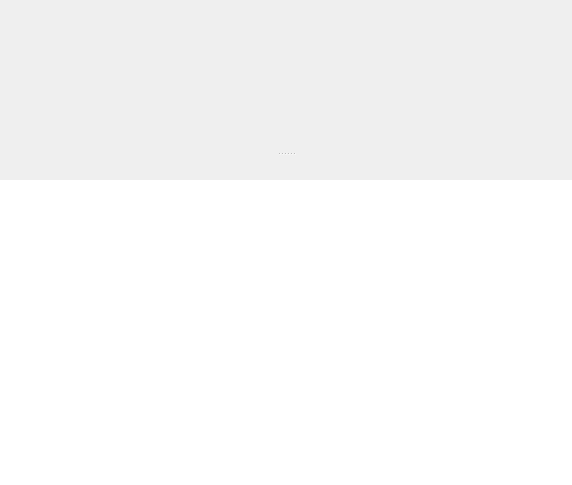
<?xml version="1.0" encoding="UTF-8"?>
<ui version="4.0">
 <class>Conversation</class>
 <widget class="QWidget" name="Conversation">
  <property name="geometry">
   <rect>
    <x>0</x>
    <y>0</y>
    <width>572</width>
    <height>485</height>
   </rect>
  </property>
  <layout class="QHBoxLayout" name="horizontalLayout">
   <property name="spacing">
    <number>0</number>
   </property>
   <property name="leftMargin">
    <number>0</number>
   </property>
   <property name="topMargin">
    <number>0</number>
   </property>
   <property name="rightMargin">
    <number>0</number>
   </property>
   <property name="bottomMargin">
    <number>0</number>
   </property>
   <item>
    <widget class="QSplitter" name="splitter">
     <property name="sizePolicy">
      <sizepolicy hsizetype="Preferred" vsizetype="Expanding">
       <horstretch>0</horstretch>
       <verstretch>0</verstretch>
      </sizepolicy>
     </property>
     <property name="frameShape">
      <enum>QFrame::NoFrame</enum>
     </property>
     <property name="frameShadow">
      <enum>QFrame::Plain</enum>
     </property>
     <property name="orientation">
      <enum>Qt::Vertical</enum>
     </property>
     <property name="childrenCollapsible">
      <bool>false</bool>
     </property>
     <widget class="QWidget" name="widget" native="true">
      <property name="sizePolicy">
       <sizepolicy hsizetype="Preferred" vsizetype="Expanding">
        <horstretch>0</horstretch>
        <verstretch>0</verstretch>
       </sizepolicy>
      </property>
      <layout class="QVBoxLayout" name="verticalLayout">
       <property name="spacing">
        <number>0</number>
       </property>
       <property name="leftMargin">
        <number>0</number>
       </property>
       <property name="topMargin">
        <number>0</number>
       </property>
       <property name="rightMargin">
        <number>0</number>
       </property>
       <property name="bottomMargin">
        <number>0</number>
       </property>
       <item>
        <widget class="QWidget" name="widget_3" native="true">
         <property name="autoFillBackground">
          <bool>true</bool>
         </property>
         <layout class="QHBoxLayout" name="horizontalLayout_3">
          <property name="leftMargin">
           <number>0</number>
          </property>
          <property name="topMargin">
           <number>0</number>
          </property>
          <property name="rightMargin">
           <number>0</number>
          </property>
          <property name="bottomMargin">
           <number>0</number>
          </property>
          <item>
           <widget class="QLabel" name="statusIcon">
            <property name="text">
             <string/>
            </property>
           </widget>
          </item>
          <item>
           <layout class="QVBoxLayout" name="verticalLayout_3">
            <property name="spacing">
             <number>0</number>
            </property>
            <property name="leftMargin">
             <number>0</number>
            </property>
            <item>
             <widget class="QLabel" name="nameLabel">
              <property name="text">
               <string/>
              </property>
             </widget>
            </item>
            <item>
             <widget class="QLabel" name="statusLabel">
              <property name="text">
               <string/>
              </property>
             </widget>
            </item>
           </layout>
          </item>
          <item>
           <spacer name="horizontalSpacer_2">
            <property name="orientation">
             <enum>Qt::Horizontal</enum>
            </property>
            <property name="sizeHint" stdset="0">
             <size>
              <width>40</width>
              <height>20</height>
             </size>
            </property>
           </spacer>
          </item>
          <item>
           <widget class="QLabel" name="historyStatus">
            <property name="text">
             <string/>
            </property>
           </widget>
          </item>
          <item>
           <widget class="QLabel" name="avatar">
            <property name="text">
             <string/>
            </property>
           </widget>
          </item>
         </layout>
        </widget>
       </item>
       <item>
        <widget class="QWidget" name="ul" native="true">
         <property name="sizePolicy">
          <sizepolicy hsizetype="Preferred" vsizetype="Fixed">
           <horstretch>0</horstretch>
           <verstretch>0</verstretch>
          </sizepolicy>
         </property>
         <property name="minimumSize">
          <size>
           <width>0</width>
           <height>2</height>
          </size>
         </property>
         <property name="baseSize">
          <size>
           <width>0</width>
           <height>2</height>
          </size>
         </property>
         <property name="autoFillBackground">
          <bool>true</bool>
         </property>
        </widget>
       </item>
       <item>
        <widget class="QScrollArea" name="scrollArea">
         <property name="autoFillBackground">
          <bool>true</bool>
         </property>
         <property name="frameShape">
          <enum>QFrame::NoFrame</enum>
         </property>
         <property name="lineWidth">
          <number>0</number>
         </property>
         <property name="midLineWidth">
          <number>0</number>
         </property>
         <property name="horizontalScrollBarPolicy">
          <enum>Qt::ScrollBarAlwaysOff</enum>
         </property>
         <property name="sizeAdjustPolicy">
          <enum>QAbstractScrollArea::AdjustToContents</enum>
         </property>
         <property name="widgetResizable">
          <bool>true</bool>
         </property>
         <widget class="QWidget" name="scrollAreaWidgetContents">
          <property name="geometry">
           <rect>
            <x>0</x>
            <y>0</y>
            <width>572</width>
            <height>128</height>
           </rect>
          </property>
          <layout class="QHBoxLayout" name="horizontalLayout_2">
           <property name="spacing">
            <number>0</number>
           </property>
           <property name="leftMargin">
            <number>0</number>
           </property>
           <property name="topMargin">
            <number>0</number>
           </property>
           <property name="rightMargin">
            <number>0</number>
           </property>
           <property name="bottomMargin">
            <number>0</number>
           </property>
          </layout>
         </widget>
        </widget>
       </item>
       <item>
        <widget class="QWidget" name="bl" native="true">
         <property name="sizePolicy">
          <sizepolicy hsizetype="Preferred" vsizetype="Fixed">
           <horstretch>0</horstretch>
           <verstretch>0</verstretch>
          </sizepolicy>
         </property>
         <property name="minimumSize">
          <size>
           <width>0</width>
           <height>2</height>
          </size>
         </property>
         <property name="maximumSize">
          <size>
           <width>16777215</width>
           <height>2</height>
          </size>
         </property>
         <property name="baseSize">
          <size>
           <width>0</width>
           <height>2</height>
          </size>
         </property>
         <property name="autoFillBackground">
          <bool>true</bool>
         </property>
        </widget>
       </item>
      </layout>
      <zorder>scrollArea</zorder>
      <zorder>bl</zorder>
      <zorder>ul</zorder>
      <zorder>widget_3</zorder>
     </widget>
     <widget class="QWidget" name="widget_2" native="true">
      <property name="sizePolicy">
       <sizepolicy hsizetype="Preferred" vsizetype="Preferred">
        <horstretch>0</horstretch>
        <verstretch>0</verstretch>
       </sizepolicy>
      </property>
      <property name="autoFillBackground">
       <bool>true</bool>
      </property>
      <layout class="QVBoxLayout" name="verticalLayout_2">
       <property name="spacing">
        <number>0</number>
       </property>
       <property name="leftMargin">
        <number>0</number>
       </property>
       <property name="topMargin">
        <number>0</number>
       </property>
       <property name="rightMargin">
        <number>0</number>
       </property>
       <property name="bottomMargin">
        <number>0</number>
       </property>
       <item>
        <widget class="QWidget" name="panel" native="true">
         <property name="autoFillBackground">
          <bool>true</bool>
         </property>
         <layout class="QHBoxLayout" name="horizontalLayout_4">
          <property name="leftMargin">
           <number>0</number>
          </property>
          <property name="topMargin">
           <number>0</number>
          </property>
          <property name="rightMargin">
           <number>0</number>
          </property>
          <property name="bottomMargin">
           <number>0</number>
          </property>
          <item>
           <widget class="QPushButton" name="smilesButton">
            <property name="text">
             <string/>
            </property>
            <property name="icon">
             <iconset theme="smiley-shape">
              <normaloff>.</normaloff>.</iconset>
            </property>
            <property name="flat">
             <bool>true</bool>
            </property>
           </widget>
          </item>
          <item>
           <spacer name="horizontalSpacer">
            <property name="orientation">
             <enum>Qt::Horizontal</enum>
            </property>
            <property name="sizeHint" stdset="0">
             <size>
              <width>40</width>
              <height>20</height>
             </size>
            </property>
           </spacer>
          </item>
          <item>
           <widget class="QPushButton" name="attachButton">
            <property name="text">
             <string/>
            </property>
            <property name="icon">
             <iconset theme="document-send-symbolic">
              <normaloff>.</normaloff>.</iconset>
            </property>
            <property name="flat">
             <bool>true</bool>
            </property>
           </widget>
          </item>
          <item>
           <widget class="QPushButton" name="clearButton">
            <property name="text">
             <string/>
            </property>
            <property name="icon">
             <iconset theme="edit-clear-all">
              <normaloff>.</normaloff>.</iconset>
            </property>
            <property name="flat">
             <bool>true</bool>
            </property>
           </widget>
          </item>
          <item>
           <widget class="QPushButton" name="sendButton">
            <property name="sizePolicy">
             <sizepolicy hsizetype="Minimum" vsizetype="Fixed">
              <horstretch>0</horstretch>
              <verstretch>0</verstretch>
             </sizepolicy>
            </property>
            <property name="text">
             <string/>
            </property>
            <property name="icon">
             <iconset theme="document-send">
              <normaloff>.</normaloff>.</iconset>
            </property>
            <property name="flat">
             <bool>true</bool>
            </property>
           </widget>
          </item>
         </layout>
        </widget>
       </item>
       <item>
        <widget class="QWidget" name="ut" native="true">
         <property name="sizePolicy">
          <sizepolicy hsizetype="Preferred" vsizetype="Fixed">
           <horstretch>0</horstretch>
           <verstretch>0</verstretch>
          </sizepolicy>
         </property>
         <property name="minimumSize">
          <size>
           <width>0</width>
           <height>2</height>
          </size>
         </property>
         <property name="maximumSize">
          <size>
           <width>16777215</width>
           <height>2</height>
          </size>
         </property>
         <property name="baseSize">
          <size>
           <width>0</width>
           <height>2</height>
          </size>
         </property>
         <property name="autoFillBackground">
          <bool>true</bool>
         </property>
        </widget>
       </item>
       <item>
        <widget class="QPlainTextEdit" name="messageEditor">
         <property name="sizePolicy">
          <sizepolicy hsizetype="Expanding" vsizetype="Expanding">
           <horstretch>0</horstretch>
           <verstretch>0</verstretch>
          </sizepolicy>
         </property>
         <property name="minimumSize">
          <size>
           <width>0</width>
           <height>30</height>
          </size>
         </property>
         <property name="baseSize">
          <size>
           <width>0</width>
           <height>30</height>
          </size>
         </property>
         <property name="frameShape">
          <enum>QFrame::NoFrame</enum>
         </property>
        </widget>
       </item>
      </layout>
      <zorder>messageEditor</zorder>
      <zorder>ut</zorder>
      <zorder>panel</zorder>
     </widget>
    </widget>
   </item>
  </layout>
 </widget>
 <resources/>
 <connections/>
</ui>
